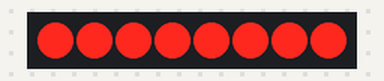
Bench run of a sketch on a simulated Arduino Uno, built with avr-gcc and run on an emulated ATmega328P. On the bench: 8 shift-register outputs drawn as a row of LEDs (first output left, lit = HIGH). Wiring (inferred from the names in the program): shift register (74HC595): data pin 8; shift clock pin 10; latch pin 9. Wiring (inferred from the signals the program sends): row of LEDs: on Q0, Q1, Q2, Q3, Q4, Q5, Q6, Q7.

Above: at 0.39 s.
At 0.84 s:
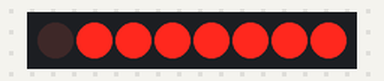
At 1.65 s:
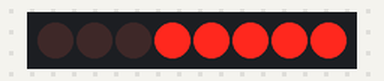
At 2.92 s:
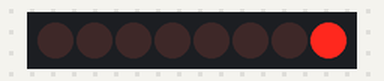
At 3.85 s:
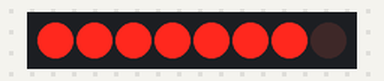
At 7.28 s:
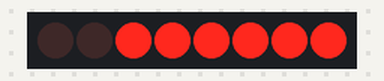
Timing chart, 0 to 7.8 s (numbered marks = the images above):
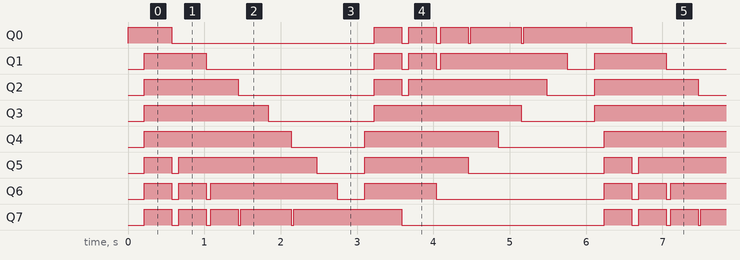

The sketch:

1_dinam_sv.ino
```cpp
const int dataPin = 8;
const int latchPin = 9;
const int clockPin = 10;

// последовательность символов
int vs[14] = {1,2,4,8,16,32,64,128,64,32,16,8,4,2};

void fillRightThenBack(int);
void fillLeftThenForward(int);
void sendByte(byte value);

void setup() {
 pinMode(latchPin, OUTPUT);
 pinMode(clockPin, OUTPUT);
 pinMode(dataPin, OUTPUT);
 sendByte(0x00); // всё погашено
}
void loop() {
  fillRightThenBack(30);
  fillLeftThenForward(30);
}

// ---------- ВСПОМОГАТЕЛЬНАЯ ФУНКЦИЯ ВЫВОДА В 74HC595 ----------
void sendByte(byte value) {
  digitalWrite(latchPin, LOW);
  shiftOut(dataPin, clockPin, MSBFIRST, value);
  digitalWrite(latchPin, HIGH);
}

// ---------- ЭФФЕКТ: вправо с заполнением назад ----------
void fillRightThenBack(int delayMs) {
  for (int start = 0; start < 8; start++) {
    byte mask = 0;

    // идём от start до 7, накапливая биты
    for (int pos = start; pos < 8; pos++) {
      bitWrite(mask, pos, HIGH);
      sendByte(mask);
      delay(delayMs);
    }

    // идём назад от 7 до 0, тоже накапливая
    for (int pos = 7; pos >= 0; pos--) {
      bitWrite(mask, pos, HIGH);
      sendByte(mask);
      delay(delayMs);
    }

    // погасить всё перед следующим циклом
    sendByte(0x00);
  }
}

// ---------- ЭФФЕКТ: влево с заполнением вперёд ----------
void fillLeftThenForward(int delayMs) {
  for (int start = 7; start >= 0; start--) {
    byte mask = 0;

    for (int pos = start; pos >= 0; pos--) {
      bitWrite(mask, pos, HIGH);
      sendByte(mask);
      delay(delayMs);
    }

    for (int pos = 0; pos < 8; pos++) {
      bitWrite(mask, pos, HIGH);
      sendByte(mask);
      delay(delayMs);
    }

    sendByte(0x00);
  }
}
```

Measured:
- by itself, Q1: repeats every 6.0 s: LOW 2.2 s, HIGH 0.36 s, LOW 0.09 s, HIGH 0.36 s, LOW 0.06 s, HIGH 1.7 s, LOW 0.36 s, HIGH 0.93 s
- by itself, Q2: repeats every 6.0 s: LOW 1.8 s, HIGH 0.36 s, LOW 0.09 s, HIGH 1.8 s, LOW 0.63 s, HIGH 1.4 s
- by itself, Q3: repeats every 6.0 s: LOW 1.4 s, HIGH 1.9 s, LOW 0.96 s, HIGH 1.7 s
- by itself, Q4: repeats every 6.0 s: LOW 0.96 s, HIGH 1.7 s, LOW 1.4 s, HIGH 1.9 s
- by itself, Q5: repeats every 6.0 s: LOW 0.09 s, HIGH 1.8 s, LOW 0.63 s, HIGH 1.4 s, LOW 1.8 s, HIGH 0.36 s
- by itself, Q6: repeats every 6.0 s: LOW 0.09 s, HIGH 0.36 s, LOW 0.06 s, HIGH 1.7 s, LOW 0.36 s, HIGH 0.93 s, LOW 2.2 s, HIGH 0.36 s
- by itself, Q0: repeats every 6.0 s: LOW 2.7 s, HIGH 0.36 s, LOW 0.09 s, HIGH 0.36 s, LOW 0.06 s, HIGH 0.36 s, LOW 0.03 s, HIGH 0.66 s, LOW 0.03 s, HIGH 1.4 s
- by itself, Q7: repeats every 6.0 s: LOW 0.09 s, HIGH 0.36 s, LOW 0.06 s, HIGH 0.36 s, LOW 0.03 s, HIGH 0.66 s, LOW 0.03 s, HIGH 1.4 s, LOW 2.7 s, HIGH 0.36 s
